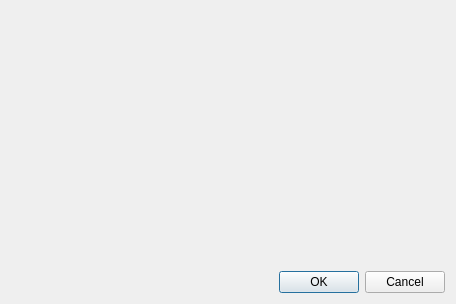
<?xml version="1.0" encoding="UTF-8"?>
<ui version="4.0">
 <class>NewGameDialog</class>
 <widget class="QDialog" name="NewGameDialog">
  <property name="geometry">
   <rect>
    <x>0</x>
    <y>0</y>
    <width>456</width>
    <height>304</height>
   </rect>
  </property>
  <property name="windowTitle">
   <string>Select Players</string>
  </property>
  <layout class="QGridLayout" name="gridLayout">
   <item row="0" column="1">
    <widget class="SetupPlayer" name="north" native="true"/>
   </item>
   <item row="1" column="0">
    <widget class="SetupPlayer" name="west" native="true"/>
   </item>
   <item row="4" column="0" colspan="3">
    <widget class="QDialogButtonBox" name="buttonBox">
     <property name="orientation">
      <enum>Qt::Horizontal</enum>
     </property>
     <property name="standardButtons">
      <set>QDialogButtonBox::Cancel|QDialogButtonBox::Ok</set>
     </property>
    </widget>
   </item>
   <item row="1" column="2">
    <widget class="SetupPlayer" name="east" native="true"/>
   </item>
   <item row="2" column="1">
    <widget class="SetupPlayer" name="south" native="true"/>
   </item>
  </layout>
 </widget>
 <customwidgets>
  <customwidget>
   <class>SetupPlayer</class>
   <extends>QWidget</extends>
   <header>setupplayer.hpp</header>
  </customwidget>
 </customwidgets>
 <resources/>
 <connections>
  <connection>
   <sender>buttonBox</sender>
   <signal>accepted()</signal>
   <receiver>NewGameDialog</receiver>
   <slot>accept()</slot>
   <hints>
    <hint type="sourcelabel">
     <x>248</x>
     <y>254</y>
    </hint>
    <hint type="destinationlabel">
     <x>157</x>
     <y>274</y>
    </hint>
   </hints>
  </connection>
  <connection>
   <sender>buttonBox</sender>
   <signal>rejected()</signal>
   <receiver>NewGameDialog</receiver>
   <slot>reject()</slot>
   <hints>
    <hint type="sourcelabel">
     <x>316</x>
     <y>260</y>
    </hint>
    <hint type="destinationlabel">
     <x>286</x>
     <y>274</y>
    </hint>
   </hints>
  </connection>
 </connections>
</ui>
